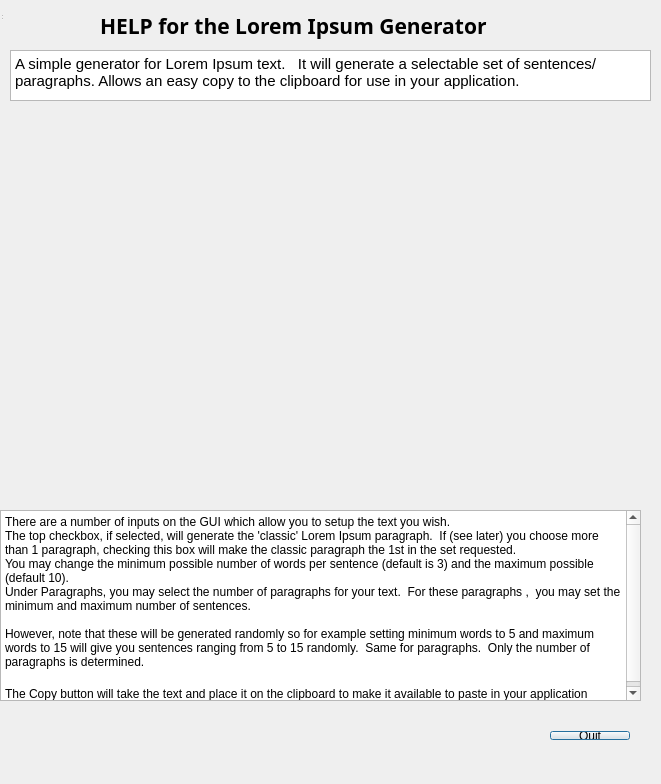
<?xml version="1.0" encoding="UTF-8"?>
<ui version="4.0">
 <class>HelpDialogClass</class>
 <widget class="QDialog" name="HelpDialogClass">
  <property name="geometry">
   <rect>
    <x>0</x>
    <y>0</y>
    <width>661</width>
    <height>784</height>
   </rect>
  </property>
  <property name="windowTitle">
   <string>Help!</string>
  </property>
  <property name="windowIcon">
   <iconset>
    <normaloff>:/QtColorTable/Palette.ico</normaloff>
    <normalon>:/QtColorTable/Palette.ico</normalon>:/QtColorTable/Palette.ico</iconset>
  </property>
  <widget class="QWidget" name="centralWidget" native="true">
   <property name="geometry">
    <rect>
     <x>-10</x>
     <y>10</y>
     <width>671</width>
     <height>751</height>
    </rect>
   </property>
   <widget class="QLabel" name="label">
    <property name="geometry">
     <rect>
      <x>110</x>
      <y>-10</y>
      <width>451</width>
      <height>51</height>
     </rect>
    </property>
    <property name="font">
     <font>
      <family>Arial Black</family>
      <pointsize>16</pointsize>
      <bold>true</bold>
     </font>
    </property>
    <property name="text">
     <string>HELP for the Lorem Ipsum Generator</string>
    </property>
   </widget>
   <widget class="QTextEdit" name="textEdit">
    <property name="geometry">
     <rect>
      <x>10</x>
      <y>500</y>
      <width>641</width>
      <height>191</height>
     </rect>
    </property>
    <property name="readOnly">
     <bool>true</bool>
    </property>
    <property name="html">
     <string>&lt;!DOCTYPE HTML PUBLIC &quot;-//W3C//DTD HTML 4.0//EN&quot; &quot;http://www.w3.org/TR/REC-html40/strict.dtd&quot;&gt;
&lt;html&gt;&lt;head&gt;&lt;meta name=&quot;qrichtext&quot; content=&quot;1&quot; /&gt;&lt;meta charset=&quot;utf-8&quot; /&gt;&lt;style type=&quot;text/css&quot;&gt;
p, li { white-space: pre-wrap; }
hr { height: 1px; border-width: 0; }
li.unchecked::marker { content: &quot;\2610&quot;; }
li.checked::marker { content: &quot;\2612&quot;; }
&lt;/style&gt;&lt;/head&gt;&lt;body style=&quot; font-family:'Segoe UI'; font-size:9pt; font-weight:400; font-style:normal;&quot;&gt;
&lt;p style=&quot; margin-top:0px; margin-bottom:0px; margin-left:0px; margin-right:0px; -qt-block-indent:0; text-indent:0px;&quot;&gt;There are a number of inputs on the GUI which allow you to setup the text you wish.&lt;/p&gt;
&lt;p style=&quot; margin-top:0px; margin-bottom:0px; margin-left:0px; margin-right:0px; -qt-block-indent:0; text-indent:0px;&quot;&gt;The top checkbox, if selected, will generate the 'classic' Lorem Ipsum paragraph.  If (see later) you choose more than 1 paragraph, checking this box will make the classic paragraph the 1st in the set requested.&lt;/p&gt;
&lt;p style=&quot; margin-top:0px; margin-bottom:0px; margin-left:0px; margin-right:0px; -qt-block-indent:0; text-indent:0px;&quot;&gt;You may change the minimum possible number of words per sentence (default is 3) and the maximum possible (default 10).&lt;/p&gt;
&lt;p style=&quot; margin-top:0px; margin-bottom:0px; margin-left:0px; margin-right:0px; -qt-block-indent:0; text-indent:0px;&quot;&gt;Under Paragraphs, you may select the number of paragraphs for your text.  For these paragraphs ,  you may set the minimum and maximum number of sentences.&lt;/p&gt;
&lt;p style=&quot;-qt-paragraph-type:empty; margin-top:0px; margin-bottom:0px; margin-left:0px; margin-right:0px; -qt-block-indent:0; text-indent:0px;&quot;&gt;&lt;br /&gt;&lt;/p&gt;
&lt;p style=&quot; margin-top:0px; margin-bottom:0px; margin-left:0px; margin-right:0px; -qt-block-indent:0; text-indent:0px;&quot;&gt;However, note that these will be generated randomly so for example setting minimum words to 5 and maximum words to 15 will give you sentences ranging from 5 to 15 randomly.  Same for paragraphs.  Only the number of paragraphs is determined.&lt;/p&gt;
&lt;p style=&quot;-qt-paragraph-type:empty; margin-top:0px; margin-bottom:0px; margin-left:0px; margin-right:0px; -qt-block-indent:0; text-indent:0px; font-size:11pt;&quot;&gt;&lt;br /&gt;&lt;/p&gt;
&lt;p style=&quot; margin-top:0px; margin-bottom:0px; margin-left:0px; margin-right:0px; -qt-block-indent:0; text-indent:0px;&quot;&gt;The Copy button will take the text and place it on the clipboard to make it available to paste in your application&lt;/p&gt;&lt;/body&gt;&lt;/html&gt;</string>
    </property>
   </widget>
   <widget class="QWidget" name="horizontalLayoutWidget">
    <property name="geometry">
     <rect>
      <x>20</x>
      <y>710</y>
      <width>631</width>
      <height>31</height>
     </rect>
    </property>
    <layout class="QHBoxLayout" name="horizontalLayout">
     <item>
      <spacer name="horizontalSpacer">
       <property name="orientation">
        <enum>Qt::Orientation::Horizontal</enum>
       </property>
       <property name="sizeHint" stdset="0">
        <size>
         <width>40</width>
         <height>20</height>
        </size>
       </property>
      </spacer>
     </item>
     <item>
      <widget class="QPushButton" name="quitBtn">
       <property name="text">
        <string>Quit</string>
       </property>
      </widget>
     </item>
    </layout>
   </widget>
   <widget class="QTextEdit" name="textEdit_2">
    <property name="geometry">
     <rect>
      <x>20</x>
      <y>40</y>
      <width>641</width>
      <height>51</height>
     </rect>
    </property>
    <property name="readOnly">
     <bool>true</bool>
    </property>
    <property name="html">
     <string>&lt;!DOCTYPE HTML PUBLIC &quot;-//W3C//DTD HTML 4.0//EN&quot; &quot;http://www.w3.org/TR/REC-html40/strict.dtd&quot;&gt;
&lt;html&gt;&lt;head&gt;&lt;meta name=&quot;qrichtext&quot; content=&quot;1&quot; /&gt;&lt;meta charset=&quot;utf-8&quot; /&gt;&lt;style type=&quot;text/css&quot;&gt;
p, li { white-space: pre-wrap; }
hr { height: 1px; border-width: 0; }
li.unchecked::marker { content: &quot;\2610&quot;; }
li.checked::marker { content: &quot;\2612&quot;; }
&lt;/style&gt;&lt;/head&gt;&lt;body style=&quot; font-family:'Segoe UI'; font-size:9pt; font-weight:400; font-style:normal;&quot;&gt;
&lt;p style=&quot; margin-top:0px; margin-bottom:0px; margin-left:0px; margin-right:0px; -qt-block-indent:0; text-indent:0px;&quot;&gt;&lt;span style=&quot; font-size:11pt;&quot;&gt;A simple generator for Lorem Ipsum text.   It will generate a selectable set of sentences/paragraphs. Allows an easy copy to the clipboard for use in your application.&lt;/span&gt;&lt;/p&gt;&lt;/body&gt;&lt;/html&gt;</string>
    </property>
   </widget>
   <widget class="QLabel" name="label_2">
    <property name="geometry">
     <rect>
      <x>130</x>
      <y>100</y>
      <width>451</width>
      <height>391</height>
     </rect>
    </property>
    <property name="text">
     <string/>
    </property>
    <property name="pixmap">
     <pixmap resource="loremipsum.qrc">:/LoremIpsum/LoremIpsomImage.jpg</pixmap>
    </property>
   </widget>
  </widget>
  <widget class="QToolBar" name="mainToolBar">
   <property name="geometry">
    <rect>
     <x>0</x>
     <y>0</y>
     <width>4</width>
     <height>12</height>
    </rect>
   </property>
  </widget>
  <widget class="QStatusBar" name="statusBar">
   <property name="geometry">
    <rect>
     <x>0</x>
     <y>0</y>
     <width>3</width>
     <height>21</height>
    </rect>
   </property>
  </widget>
 </widget>
 <layoutdefault spacing="6" margin="11"/>
 <resources>
  <include location="loremipsum.qrc"/>
  <include location="loremipsum.qrc"/>
 </resources>
 <connections>
  <connection>
   <sender>quitBtn</sender>
   <signal>clicked()</signal>
   <receiver>HelpDialogClass</receiver>
   <slot>close()</slot>
   <hints>
    <hint type="sourcelabel">
     <x>602</x>
     <y>696</y>
    </hint>
    <hint type="destinationlabel">
     <x>330</x>
     <y>386</y>
    </hint>
   </hints>
  </connection>
 </connections>
</ui>
